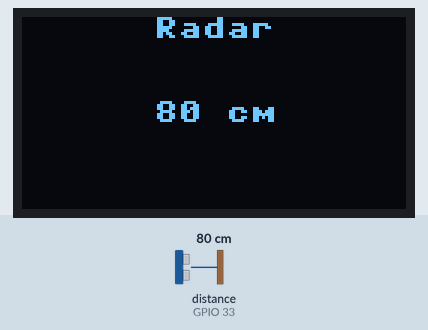
Recording of a program running on a simulated ESP32 board running MicroPython. Shown: 128×64 one-colour display. The test bench sets the inputs (shaded band); at power-on: distance to the obstacle (sensor on GPIO 33) 80 cm. The echo pulse lasts 58.3 µs per cm; library files of the repository ran but are not shown: ssd1306.py.

Above: at 1.2 s.
1.3 s: distance to the obstacle (sensor on GPIO 33) set to 53 cm
At 2.6 s:
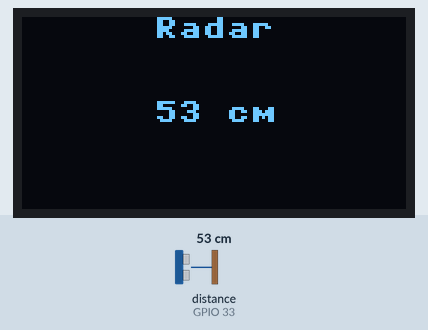
2.9 s: distance to the obstacle (sensor on GPIO 33) set to 45 cm
At 3.9 s:
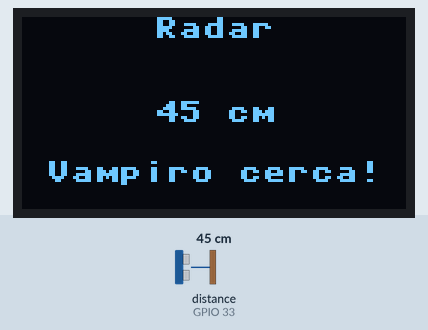
4.5 s: distance to the obstacle (sensor on GPIO 33) set to 2 cm
At 6.0 s:
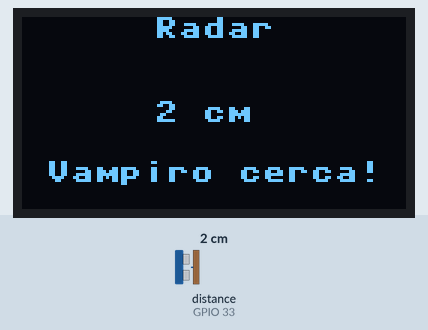
Timing chart, 0 to 7.5 s (numbered marks = the images above; inputs shaded):
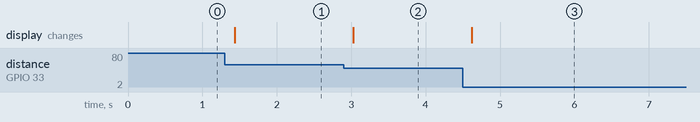

Measured:
- the behaviour switches between 50 and 49 cm on distance to the obstacle (sensor on GPIO 33) (found by bisection; images 1 and 2)
- after the input at 1.3 s, the display: changes after 0.13 s (image 1)
- after the input at 2.9 s, the display: changes after 0.13 s (image 2)
- after the input at 4.5 s, the display: changes after 0.12 s (image 3)

The program:

radar.py
```python
# Sensor 5 · HC-SR04: el radar de vampiros.
# Señal de PULSOS: la distancia se mide por cuánto dura un pulso en ECHO.
from machine import time_pulse_us
import time
from machine import Pin, I2C
import ssd1306


def preparar_pantalla():
    i2c = I2C(0, scl=Pin(22), sda=Pin(21), freq=400000)
    return ssd1306.SSD1306_I2C(128, 64, i2c)


def preparar_radar():
    trig = Pin(32, Pin.OUT, value=0)
    echo = Pin(33, Pin.IN)
    return trig, echo


def medir_cm(trig, echo):
    trig.value(1)       # 1. un disparo de 10 microsegundos
    time.sleep_us(10)
    trig.value(0)
    duracion = time_pulse_us(echo, 1, 30000)  # 2. cuánto dura ECHO en 1
    if duracion < 0:
        return -1        # no volvió el eco
    return duracion / 58  # 3. el sonido va y vuelve: 58 µs por centímetro


def mostrar(display, cm):
    display.fill(0)
    display.text("Radar", 44, 0, 1)
    if cm < 0:
        display.text("Sin eco", 36, 28, 1)
    else:
        display.text("%d cm" % int(cm), 44, 28, 1)
        if cm < 50:
            display.text("Vampiro cerca!", 8, 48, 1)
    display.show()


def main():
    display = preparar_pantalla()
    trig, echo = preparar_radar()
    for vuelta in range(300):
        cm = medir_cm(trig, echo)
        mostrar(display, cm)  # breakpoint aquí
        time.sleep_ms(200)


if __name__ == "__main__":
    main()
```
